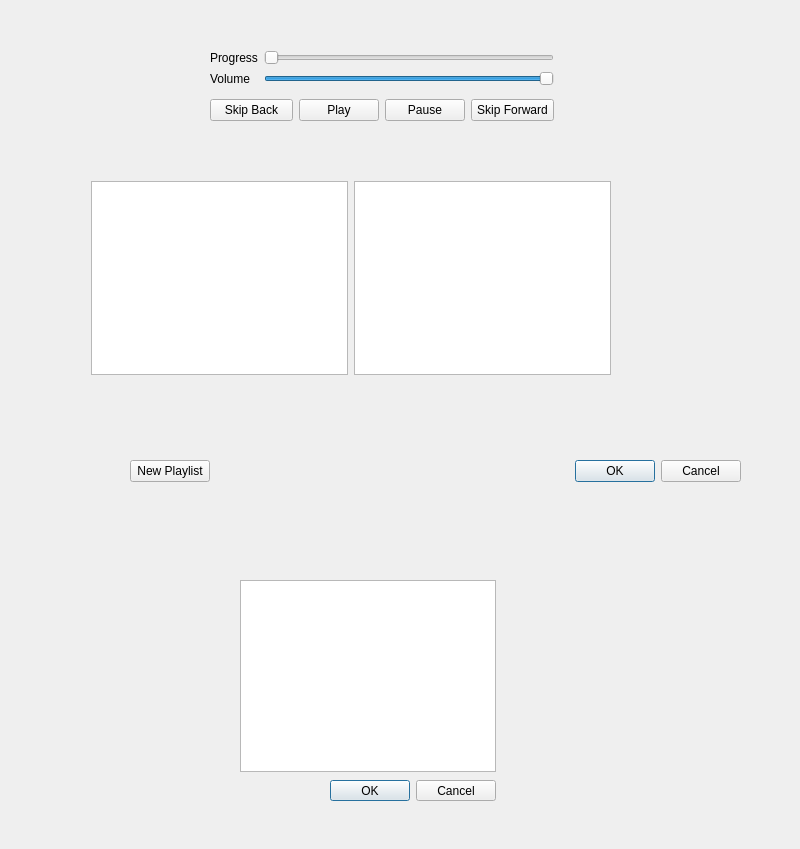
<?xml version="1.0" encoding="UTF-8"?>
<ui version="4.0">
 <class>Widget</class>
 <widget class="QWidget" name="Widget">
  <property name="geometry">
   <rect>
    <x>0</x>
    <y>0</y>
    <width>800</width>
    <height>849</height>
   </rect>
  </property>
  <property name="windowTitle">
   <string>Widget</string>
  </property>
  <widget class="QWidget" name="layoutWidget_2">
   <property name="geometry">
    <rect>
     <x>91</x>
     <y>181</y>
     <width>520</width>
     <height>194</height>
    </rect>
   </property>
   <layout class="QHBoxLayout" name="horizontalLayout">
    <item>
     <widget class="QTreeView" name="directoryView"/>
    </item>
    <item>
     <widget class="QListView" name="fileView"/>
    </item>
   </layout>
  </widget>
  <widget class="QListWidget" name="selectMusic">
   <property name="geometry">
    <rect>
     <x>240</x>
     <y>580</y>
     <width>256</width>
     <height>192</height>
    </rect>
   </property>
  </widget>
  <widget class="QDialogButtonBox" name="buttonBox_2">
   <property name="geometry">
    <rect>
     <x>330</x>
     <y>780</y>
     <width>166</width>
     <height>21</height>
    </rect>
   </property>
   <property name="standardButtons">
    <set>QDialogButtonBox::Cancel|QDialogButtonBox::Ok</set>
   </property>
  </widget>
  <widget class="QWidget" name="">
   <property name="geometry">
    <rect>
     <x>210</x>
     <y>50</y>
     <width>344</width>
     <height>71</height>
    </rect>
   </property>
   <layout class="QVBoxLayout" name="verticalLayout_2">
    <item>
     <layout class="QFormLayout" name="formLayout">
      <item row="0" column="0">
       <widget class="QLabel" name="progressLabel">
        <property name="text">
         <string>Progress</string>
        </property>
       </widget>
      </item>
      <item row="0" column="1">
       <widget class="QSlider" name="progressSlider">
        <property name="orientation">
         <enum>Qt::Horizontal</enum>
        </property>
       </widget>
      </item>
      <item row="1" column="0">
       <widget class="QLabel" name="volumeLabel">
        <property name="text">
         <string>Volume</string>
        </property>
       </widget>
      </item>
      <item row="1" column="1">
       <widget class="QSlider" name="volumeSlider">
        <property name="value">
         <number>99</number>
        </property>
        <property name="orientation">
         <enum>Qt::Horizontal</enum>
        </property>
       </widget>
      </item>
     </layout>
    </item>
    <item>
     <layout class="QHBoxLayout" name="horizontalLayout_2">
      <item>
       <widget class="QPushButton" name="skipBacButton">
        <property name="text">
         <string>Skip Back</string>
        </property>
       </widget>
      </item>
      <item>
       <layout class="QFormLayout" name="formLayout_2">
        <item row="0" column="0">
         <widget class="QPushButton" name="play">
          <property name="text">
           <string>Play</string>
          </property>
         </widget>
        </item>
        <item row="0" column="1">
         <widget class="QPushButton" name="pause">
          <property name="text">
           <string>Pause</string>
          </property>
         </widget>
        </item>
       </layout>
      </item>
      <item>
       <widget class="QPushButton" name="skipForwardButton">
        <property name="text">
         <string>Skip Forward</string>
        </property>
       </widget>
      </item>
     </layout>
    </item>
   </layout>
  </widget>
  <widget class="QWidget" name="">
   <property name="geometry">
    <rect>
     <x>130</x>
     <y>460</y>
     <width>611</width>
     <height>23</height>
    </rect>
   </property>
   <layout class="QHBoxLayout" name="horizontalLayout_3">
    <item>
     <widget class="QPushButton" name="makePlaylist">
      <property name="text">
       <string>New Playlist</string>
      </property>
     </widget>
    </item>
    <item>
     <spacer name="horizontalSpacer">
      <property name="orientation">
       <enum>Qt::Horizontal</enum>
      </property>
      <property name="sizeHint" stdset="0">
       <size>
        <width>40</width>
        <height>20</height>
       </size>
      </property>
     </spacer>
    </item>
    <item>
     <widget class="QDialogButtonBox" name="buttonBox">
      <property name="standardButtons">
       <set>QDialogButtonBox::Cancel|QDialogButtonBox::Ok</set>
      </property>
     </widget>
    </item>
   </layout>
  </widget>
 </widget>
 <resources/>
 <connections/>
</ui>
